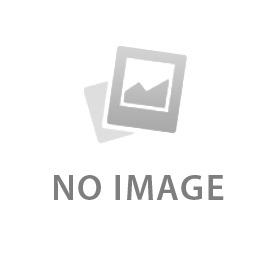
#> input picture movie/static/posters/0.jpg, 275 x 275 px; its folder holds 4 pictures in this run
$ python img_resize.py   (older library calls are emulated)
#> lines starting #> are read from the running program, lines starting #| are printed output that depends on the picture
import PIL
from PIL import Image
import glob, os


for infile in glob.glob("*.jpg"):
    file, ext = os.path.splitext(infile)
    im = Image.open(infile)
#> im is the input picture: PIL image 275x275 RGB; min 118, max 255, mean 248
    im = im.resize((200, 300), Image.ANTIALIAS)
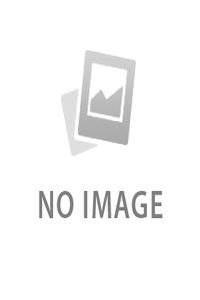
#> im: PIL image 200x300 RGB; min 105, max 255, mean 247.9
    im.save(file+".jpg", "JPEG")
